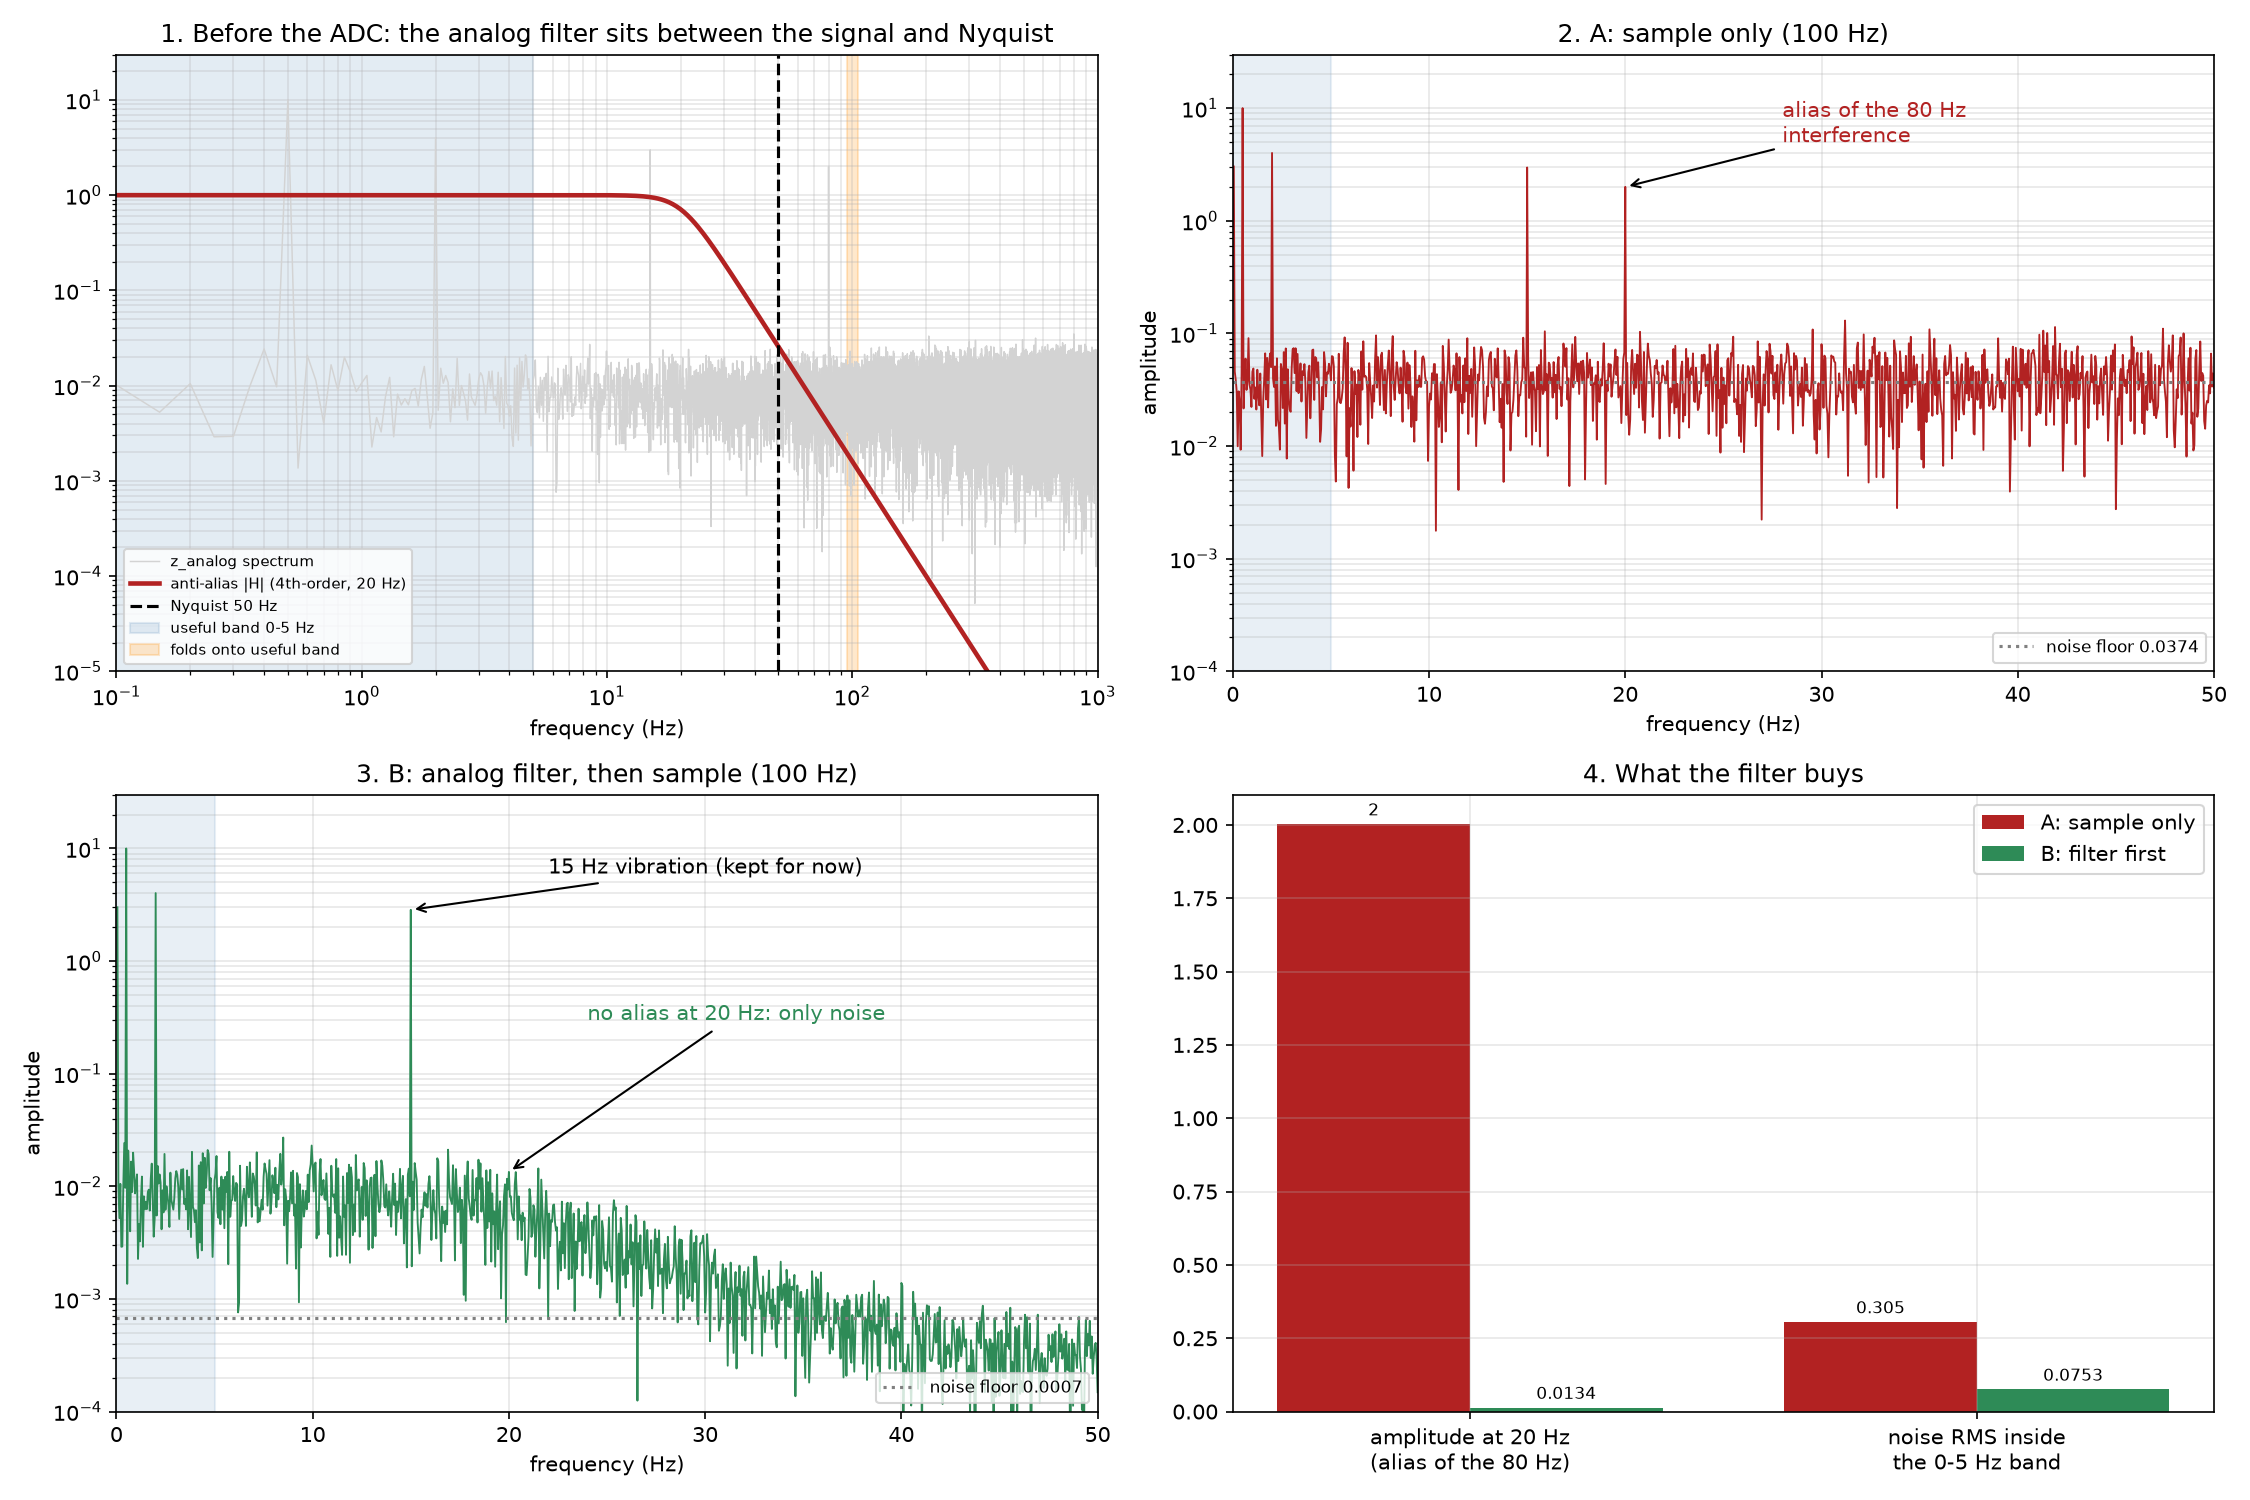

Recreate this plot in Python.
"""Stage 4: design the anti-alias strategy.

Useful content is below 5 Hz; choose fs = 100 Hz (Nyquist 50 Hz). Anything above 50 Hz
can alias, and the simulated measurement contains exactly that: 80 Hz interference and
broadband noise out to 1000 Hz. Compare sampling with and without an analog-like
low-pass filter placed BEFORE the ADC.
"""

import os
import sys

import matplotlib.pyplot as plt
import numpy as np

import project_signal as P

sys.path.insert(0, os.path.join(os.path.dirname(os.path.abspath(__file__)), "..", "module-12"))
from m12_sampling_rate_selection import butter_response  # noqa: E402  (analog Butterworth, from module 12)

OUT_DIR = os.path.dirname(os.path.abspath(__file__))
F_USE = 5.0                    # useful band (Hz)
FS = 100                       # chosen ADC rate (Hz)
NYQ = FS / 2
FACTOR = P.FS_ANALOG // FS
ORDER = 4
FC = float(np.sqrt(F_USE * P.F_H))       # 20 Hz: geometric mean of the useful-band edge and the interference


def gain(f, fc=FC, order=ORDER):
    return np.abs(butter_response(f, fc, order))


def analog_filter(x):
    """Analog-like anti-alias filter: multiply the fine-grid spectrum by the complex H(f)."""
    f = np.fft.fftfreq(len(x), 1 / P.FS_ANALOG)
    return np.fft.ifft(butter_response(f, FC, ORDER) * np.fft.fft(x)).real


def fold(f, fs=FS):
    return abs(f - fs * np.round(f / fs))


def band_limit(x, fs, cutoff):
    """Ideal digital low-pass, used only to measure how much noise lands in the useful band."""
    f = np.fft.fftfreq(len(x), 1 / fs)
    return np.fft.ifft(np.where(np.abs(f) <= cutoff, 1.0, 0.0) * np.fft.fft(x)).real


def db(g):
    return 20 * np.log10(g)


if __name__ == "__main__":
    c = P.build_analog()
    z = c["z_analog"]

    print("DECISIONS")
    print(f"  useful content   : below {F_USE:g} Hz (motion tops out at {P.F2:g} Hz; bias and drift are below 0.1 Hz)")
    print(f"  ADC rate         : {FS} Hz -> Nyquist {NYQ:g} Hz ({NYQ / F_USE:.0f}x the useful band)")
    print(f"  anything above {NYQ:g} Hz can alias. In this measurement that is the {P.F_H:g} Hz interference and noise from {NYQ:g} to {P.FS_ANALOG // 2} Hz.")
    print(f"  The {P.F_V:g} Hz vibration is BELOW Nyquist, so sampling keeps it as a true 15 Hz line and a later digital filter can remove it.\n")

    print(f"WHERE THINGS LAND AFTER SAMPLING AT {FS} Hz (apparent frequency = |f - k x {FS}|)")
    print(f"  {P.F_H:g} Hz interference -> {fold(P.F_H):g} Hz   (outside 0-{F_USE:g} Hz, but it would sit in the spectrum looking like a real 20 Hz signal)")
    print(f"  noise 50-150 Hz    -> folds onto 50-0 Hz, and so does every 100 Hz-wide slice above it: {P.FS_ANALOG // 2 // FS - 0} slices stack up on top of 0-{NYQ:g} Hz")
    print(f"  danger zone for the useful band: content at {FS - F_USE:g}-{FS + F_USE:g} Hz, {2 * FS - F_USE:g}-{2 * FS + F_USE:g} Hz, ... folds directly onto 0-{F_USE:g} Hz")

    print(f"\nTHE FILTER: {ORDER}th-order Butterworth low-pass, corner {FC:g} Hz (geometric mean of {F_USE:g} and {P.F_H:g} Hz)")
    rows = [("useful band edge", F_USE), ("15 Hz vibration", P.F_V), ("corner", FC), ("Nyquist", NYQ),
            ("80 Hz interference", P.F_H), (f"danger zone edge ({FS - F_USE:g} Hz)", FS - F_USE), ("500 Hz", 500.0)]
    print(f"  {'frequency':<32}{'Hz':>7}{'gain':>10}{'dB':>8}")
    for name, f0 in rows:
        g = float(gain(f0))
        print(f"  {name:<32}{f0:>7g}{g:>10.5f}{db(g):>8.1f}")
    g5 = float(gain(F_USE))
    delay_ms = 1e3 / (2 * np.pi * FC) / np.sin(np.pi / (2 * ORDER))
    print(f"  passband: {abs(db(g5)):.5f} dB of loss at {F_USE:g} Hz; low-frequency group delay about {delay_ms:.1f} ms")
    print(f"  the 15 Hz vibration passes almost untouched ({db(float(gain(P.F_V))):.1f} dB): removing it is the digital filter's job, not this one's")

    # Pipelines.
    y_a = z[::FACTOR]                                   # A: sample the raw analog signal
    y_b = analog_filter(z)[::FACTOR]                    # B: analog low-pass, then sample
    noise_a = c["noise"][::FACTOR]
    noise_b = analog_filter(c["noise"])[::FACTOR]
    hf_b = analog_filter(c["hf"])[::FACTOR]

    f_lo, a_a = P.amplitude_spectrum(y_a, FS)
    _, a_b = P.amplitude_spectrum(y_b, FS)

    def at(a, f0):
        return float(a[int(np.argmin(np.abs(f_lo - f0)))])

    floor_a = float(np.median(a_a[(f_lo > 25) & (f_lo < 49)]))
    floor_b = float(np.median(a_b[(f_lo > 25) & (f_lo < 49)]))
    n_a = float(np.sqrt(np.mean(band_limit(noise_a, FS, F_USE) ** 2)))
    n_b = float(np.sqrt(np.mean(band_limit(noise_b, FS, F_USE) ** 2)))
    n_pred_a = P.SIGMA_N * np.sqrt(F_USE / NYQ)
    n_pred_b = P.SIGMA_N * np.sqrt(F_USE / (P.FS_ANALOG / 2))

    print(f"\nRESULTS after sampling at {FS} Hz ({len(y_a)} samples over {P.DURATION:g} s)")
    print(f"  {'':<40}{'A: sample only':>16}{'B: filter, then sample':>24}")
    print(f"  {'amplitude at 0.5 Hz (true 10)':<40}{at(a_a, 0.5):>16.3f}{at(a_b, 0.5):>24.3f}")
    print(f"  {'amplitude at 2 Hz (true 4)':<40}{at(a_a, 2.0):>16.3f}{at(a_b, 2.0):>24.3f}")
    print(f"  {'amplitude at 15 Hz (vibration, true 3)':<40}{at(a_a, 15.0):>16.3f}{at(a_b, 15.0):>24.3f}")
    print(f"  {'amplitude at 20 Hz (alias of the 80 Hz)':<40}{at(a_a, 20.0):>16.3f}{at(a_b, 20.0):>24.4f}")
    print(f"  {'noise floor, median bin 25-49 Hz':<40}{floor_a:>16.4f}{floor_b:>24.4f}   (ratio {floor_a / floor_b:.1f}x)")
    print(f"  {'noise RMS inside 0-5 Hz':<40}{n_a:>16.3f}{n_b:>24.3f}   (predicted {n_pred_a:.3f} and {n_pred_b:.3f}: ratio {n_a / n_b:.1f}x)")
    print(f"  the 80 Hz line leaves B with amplitude {float(np.std(hf_b) * np.sqrt(2)):.4f} (was {P.A_H:g}: attenuated by {P.A_H / (np.std(hf_b) * np.sqrt(2)):.0f}x)")
    print(f"  analog filter cost on the wanted lines: 0.5 Hz amplitude {at(a_b, 0.5) / at(a_a, 0.5) * 100:.2f}% of the unfiltered, 2 Hz {at(a_b, 2.0) / at(a_a, 2.0) * 100:.2f}%")

    fig, axes = plt.subplots(2, 2, figsize=(15, 10))
    f_z, a_z = P.amplitude_spectrum(z, P.FS_ANALOG)
    ax = axes[0, 0]
    ax.semilogy(f_z[1:], a_z[1:] + 1e-9, color="lightgray", linewidth=0.7, label="z_analog spectrum")
    ff = np.logspace(-1, np.log10(1000), 800)
    ax.semilogy(ff, gain(ff), color="firebrick", linewidth=2.2, label=f"anti-alias |H| ({ORDER}th-order, {FC:g} Hz)")
    ax.axvline(NYQ, color="black", linestyle="--", label=f"Nyquist {NYQ:g} Hz")
    ax.axvspan(0, F_USE, color="steelblue", alpha=0.15, label=f"useful band 0-{F_USE:g} Hz")
    ax.axvspan(FS - F_USE, FS + F_USE, color="darkorange", alpha=0.2, label="folds onto useful band")
    ax.set_xscale("log")
    ax.set_xlim(0.1, 1000)
    ax.set_ylim(1e-5, 30)
    ax.set_title("1. Before the ADC: the analog filter sits between the signal and Nyquist")
    ax.set_xlabel("frequency (Hz)")
    ax.legend(fontsize=7, loc="lower left")

    for ax, a, title, col in [(axes[0, 1], a_a, f"2. A: sample only ({FS} Hz)", "firebrick"), (axes[1, 0], a_b, f"3. B: analog filter, then sample ({FS} Hz)", "seagreen")]:
        ax.semilogy(f_lo[1:], a[1:] + 1e-9, color=col, linewidth=0.9)
        ax.set_xlim(0, NYQ)
        ax.set_ylim(1e-4, 30)
        ax.set_xlabel("frequency (Hz)")
        ax.set_ylabel("amplitude")
        ax.set_title(title)
        ax.axvspan(0, F_USE, color="steelblue", alpha=0.12)
    axes[0, 1].annotate("alias of the 80 Hz\ninterference", xy=(20, at(a_a, 20.0)), xytext=(28, 5), arrowprops=dict(arrowstyle="->"), color="firebrick")
    axes[0, 1].axhline(floor_a, color="gray", linestyle=":", label=f"noise floor {floor_a:.4f}")
    axes[1, 0].axhline(floor_b, color="gray", linestyle=":", label=f"noise floor {floor_b:.4f}")
    axes[1, 0].annotate("15 Hz vibration (kept for now)", xy=(15, at(a_b, 15.0)), xytext=(22, 6), arrowprops=dict(arrowstyle="->"))
    axes[1, 0].annotate("no alias at 20 Hz: only noise", xy=(20, at(a_b, 20.0)), xytext=(24, 0.3), arrowprops=dict(arrowstyle="->"), color="seagreen")
    for ax in (axes[0, 1], axes[1, 0]):
        ax.legend(fontsize=8, loc="lower right")

    ax = axes[1, 1]
    labels = ["amplitude at 20 Hz\n(alias of the 80 Hz)", "noise RMS inside\nthe 0-5 Hz band"]
    vals_a = [at(a_a, 20.0), n_a]
    vals_b = [at(a_b, 20.0), n_b]
    x = np.arange(2)
    ax.bar(x - 0.19, vals_a, 0.38, color="firebrick", label="A: sample only")
    ax.bar(x + 0.19, vals_b, 0.38, color="seagreen", label="B: filter first")
    for i in range(2):
        ax.text(i - 0.19, vals_a[i] + 0.03, f"{vals_a[i]:.3g}", ha="center", fontsize=8)
        ax.text(i + 0.19, vals_b[i] + 0.03, f"{vals_b[i]:.3g}", ha="center", fontsize=8)
    ax.set_xticks(x)
    ax.set_xticklabels(labels)
    ax.set_title("4. What the filter buys")
    ax.legend()
    for ax in axes.flatten():
        ax.grid(alpha=0.3, which="both")
    fig.tight_layout()
    fig.savefig(os.path.join(OUT_DIR, "stage4_antialias.png"), dpi=150)
    print("\nSaved stage4_antialias.png")

    print(
        f"""
What this means
---------------
The spectrum in Stage 3 said the useful content is tiny (below 5 Hz) and the
measurement is not: an 80 Hz interference line and noise out to 1000 Hz sit far above
the {NYQ:g} Hz Nyquist limit of a {FS} Hz ADC. Sampling does not ignore them, it folds them:
  - The 80 Hz line reappears at 20 Hz with full amplitude ({at(a_a, 20.0):.2f}) as a fake
    signal. Here it lands outside the 0-5 Hz band, so it can still be removed
    digitally, but only because of where it happens to fall. A line at 98 Hz would
    land at 2 Hz, on top of the maneuvering component, and no later filter could
    separate them.
  - The noise does the quiet damage. All noise from 50 to 1000 Hz folds onto 0-50 Hz,
    the noise inside the useful band is {n_a / n_b:.1f}x larger ({n_a:.2f} vs {n_b:.2f} RMS), close to the
    square root of the 20x bandwidth that folds in (predicted {n_pred_a / n_pred_b:.1f}x). This cannot be
    filtered off afterwards, because after sampling it is indistinguishable from
    real content in that band. (The 25-49 Hz floor is lower still in B, by {floor_a / floor_b:.0f}x,
    but that includes the filter's own roll-off there, so it overstates the effect.)
A {ORDER}th-order {FC:g} Hz analog filter fixes both before the ADC: it cuts 80 Hz by {abs(db(float(gain(P.F_H)))):.0f} dB
and the {FS - F_USE:g} Hz danger-zone edge by {abs(db(float(gain(FS - F_USE)))):.0f} dB, while leaving 0-5 Hz untouched. The corner is
the geometric mean of the useful band edge and the interference, so it is far from
both. It costs about {delay_ms:.0f} ms of delay and deliberately does NOT remove the 15 Hz
vibration: that is below Nyquist, remains a true 15 Hz line after sampling, and is a
job for the digital filter in the next stage. This is why the pipeline is analog
protection first, then sampling, then digital filtering."""
    )
